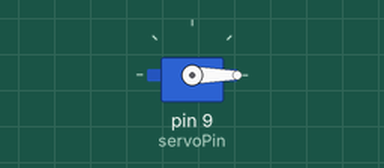
The sketch below on a simulated Arduino Uno, built with avr-gcc and run on an emulated ATmega328P. On the bench: servo.

Above: at 0.05 s.
At 4.5 s:
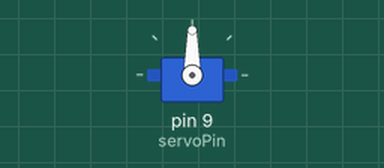
At 9.0 s:
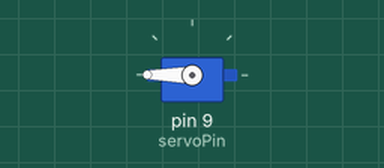
Timing chart, 0 to 11.7 s (numbered marks = the images above):
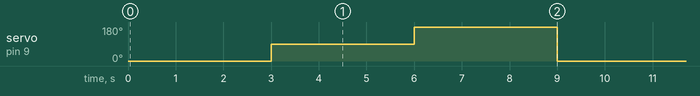

Measured:
- by itself, servo on pin 9 (servoPin): repeats every 9.0 s: 180° 3.0 s, 0° 3.0 s, 90° 3.0 s

The sketch:

servo_motor.ino
```cpp
#include<Servo.h>

//create a servo object
Servo myServo;

//constant for the servo pin
const int servoPin = 9;

void setup()
{
  //attach the servo to the pin
  myServo.attach(servoPin);

}

void loop()
{
  //move servo to 0 degree
  myServo.write(0);
  delay(3000);

  //move servo to 90 degrees
   myServo.write(90);
  delay(3000);

  //move servo to 180 degrees
   myServo.write(180);
  delay(3000);
}
```
